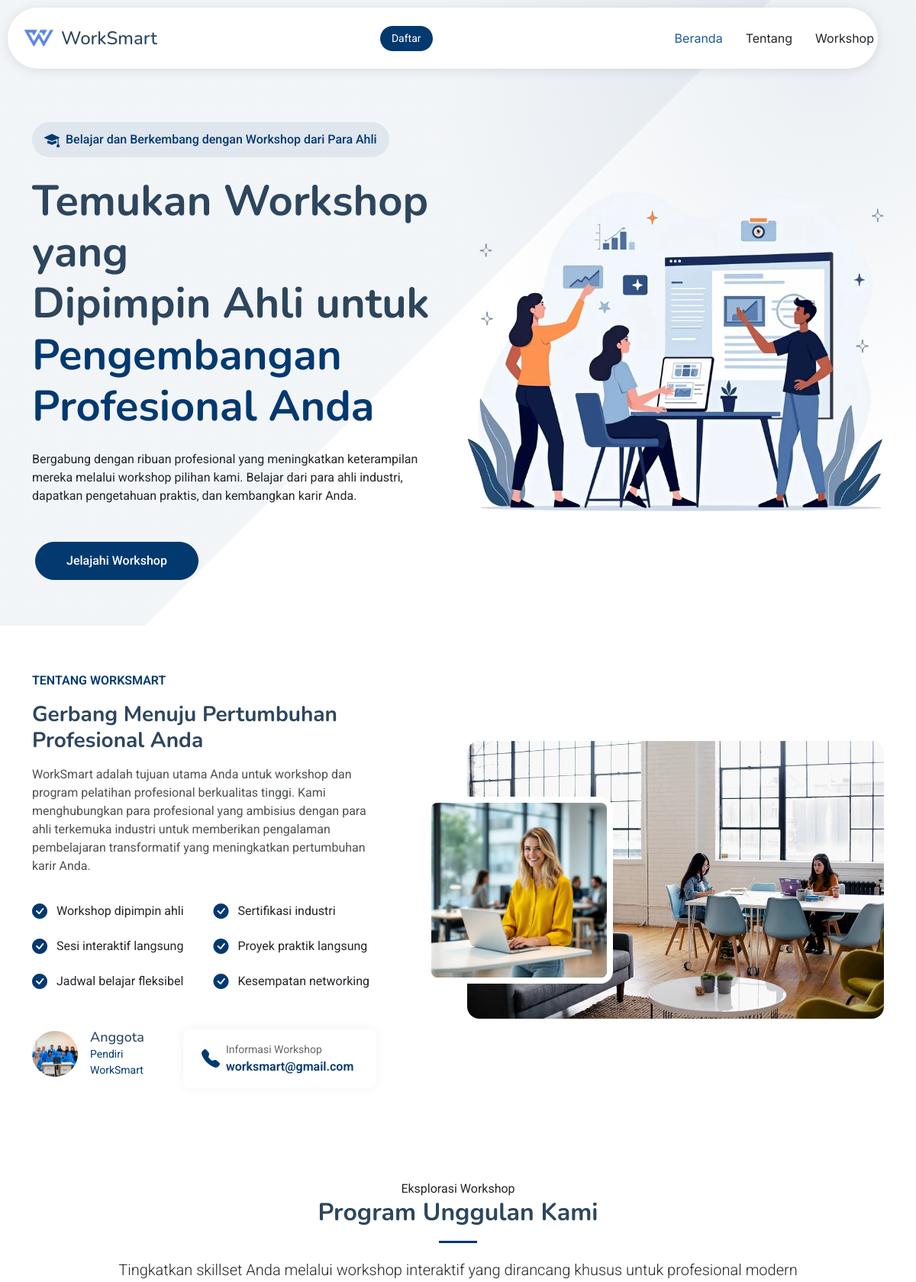
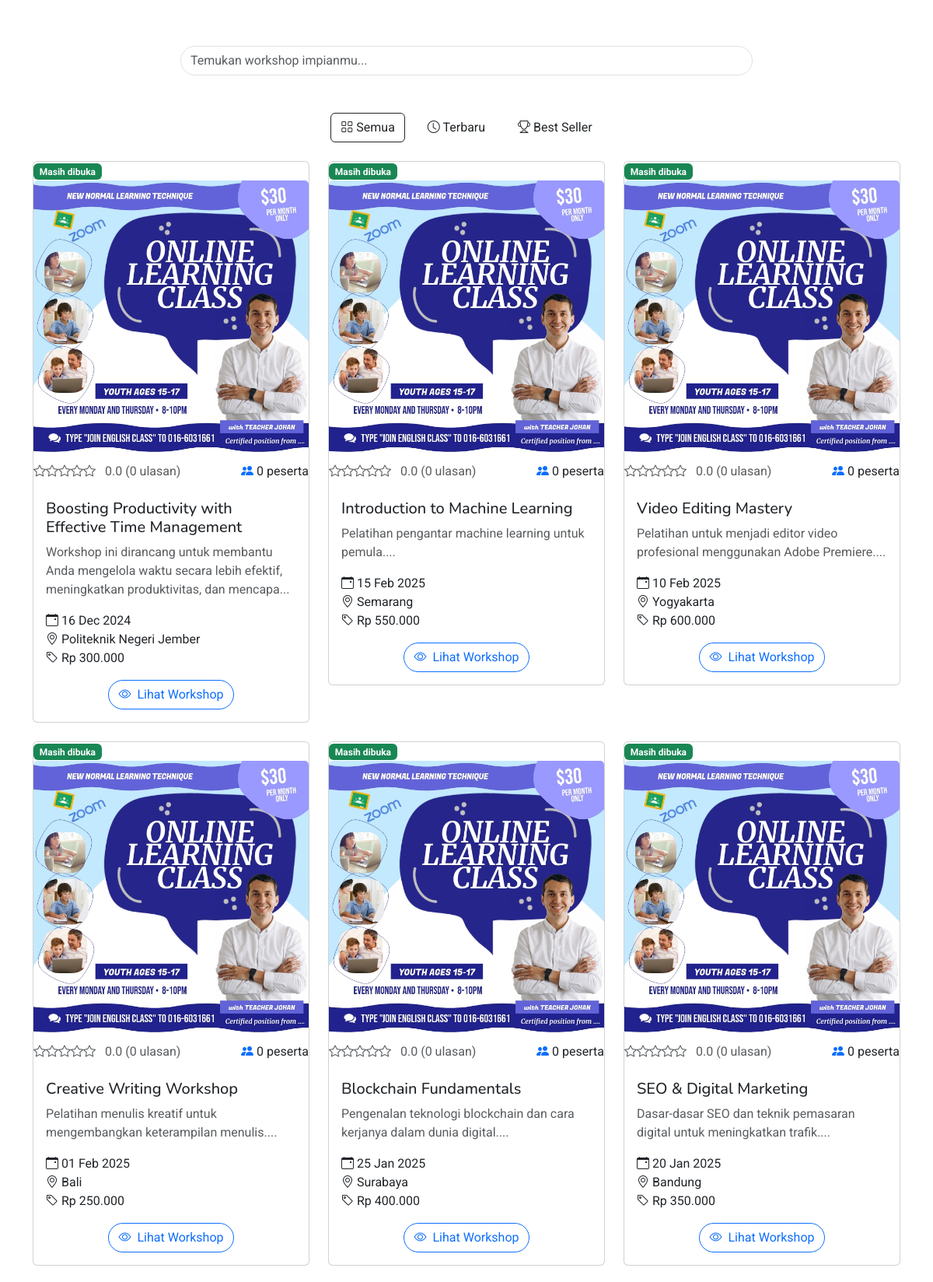
Page /pages/home.php (upper part) on the committed database (2 pictures, top to bottom).
### tables this page shows
CREATE TABLE `workshops` (
  `workshop_id` int(11) NOT NULL,
  `mitra_id` int(11) NOT NULL,
  `title` varchar(255) NOT NULL,
  `description` text DEFAULT NULL,
  `banner` varchar(100) NOT NULL,
  `training_overview` text NOT NULL,
  `trained_competencies` text NOT NULL,
  `training_session` text NOT NULL,
  `requirements` text NOT NULL,
  `benefits` text NOT NULL,
  `price` decimal(10,2) NOT NULL,
  `location` varchar(255) DEFAULT NULL,
  `start_date` datetime NOT NULL,
  `end_date` datetime DEFAULT NULL,
  `status` enum('active','inactive','cancelled') NOT NULL DEFAULT 'active',
  `created_at` timestamp NOT NULL DEFAULT current_timestamp(),
  `updated_at` timestamp NOT NULL DEFAULT current_timestamp() ON UPDATE current_timestamp()
);

### controllers/function.php (called while the page is built, shortened)
<?php
function getWorkshopsWithMitra() {
    require '../databases/database.php';
    $query = "
        SELECT
            w.workshop_id,
            w.title,
            w.description,
            w.banner,
            w.price,
            w.location,
            w.start_date,
            w.end_date,
            w.status,
            w.training_overview,
            w.trained_competencies,
            w.training_session,
            w.requirements,
            w.benefits,
            m.user_id AS mitra_id,
            m.first_name AS mitra_first_name,
            m.last_name AS mitra_last_name,
            m.email AS mitra_email,
            m.phone AS mitra_phone,
            DATEDIFF(w.end_date, w.start_date) + 1 AS duration_days,
            AVG(f.rating) as average_rating,
            COUNT(DISTINCT f.feedback_id) as total_reviews,
            COUNT(DISTINCT r.registration_id) as total_participants,
            GROUP_CONCAT(DISTINCT CONCAT(u.first_name, ' ', u.last_name)) as reviewer_names,
            GROUP_CONCAT(DISTINCT f.comment) as review_comments
        FROM workshops w
        LEFT JOIN users m ON w.mitra_id = m.user_id
        LEFT JOIN feedback f ON w.workshop_id = f.workshop_id
        LEFT JOIN users u ON f.user_id = u.user_id
        LEFT JOIN registrations r ON w.workshop_id = r.workshop_id
        WHERE m.role = 'mitra' AND w.status = 'active'
        GROUP BY w.workshop_id
        ORDER BY w.created_at DESC
    ";
    $result = mysqli_query($conn, $query);
    if ($result) {
        $workshops = mysqli_fetch_all($result, MYSQLI_ASSOC);
        return $workshops;
    } else {
        return "Error fetching workshops: " . mysqli_error($conn);
    }
}
function checkUserSession() {
    if(!isset($_SESSION['user_id'])) {
        return false;
    }
    return true;
}
?>

### pages/home.php (the view, shortened to what this page needs)
<?php
require_once '../controllers/function.php';
$workshops = getWorkshopsWithMitra();
$isLogin = checkUserSession();
?>
<!DOCTYPE html>
<html lang="en">
<head>
  <link href="landingpage/assets/vendor/bootstrap/css/bootstrap.min.css" rel="stylesheet">
  <link href="landingpage/assets/vendor/bootstrap-icons/bootstrap-icons.css" rel="stylesheet">
  <link href="landingpage/assets/vendor/aos/aos.css" rel="stylesheet">
  <link href="landingpage/assets/vendor/glightbox/css/glightbox.min.css" rel="stylesheet">
  <link href="landingpage/assets/vendor/swiper/swiper-bundle.min.css" rel="stylesheet">
  <link href="landingpage/assets/css/main.css" rel="stylesheet">
</head>
<body class="index-page">
  <header id="header" class="header d-flex align-items-center fixed-top">
    <div class="header-container container-fluid container-xl position-relative d-flex align-items-center justify-content-between">
      <a href="#" class="logo d-flex align-items-center me-auto me-xl-0">
        <img src="assets/img/logo-worksmart.png" alt="">
        <h1 class="sitename">WorkSmart</h1>
      </a>
      <nav id="navmenu" class="navmenu">
        <ul>
          <li><a href="#hero" class="active">Beranda</a></li>
          <li><a href="#about">Tentang</a></li>
          <li><a href="#workshops">Workshop</a></li>
        </ul>
      </nav>
      <?php if ($isLogin) { ?>
        <a class="btn-getstarted" href="dashboard.php">Dashboard</a>
      <?php } else { ?>
            <a class="btn-getstarted" href="index.php">Daftar</a>
      <?php } ?>
    </div>
  </header>
  <main class="main">
    <section id="hero" class="hero section">
      <div class="container" data-aos="fade-up" data-aos-delay="100">
        <div class="row align-items-center">
          <div class="col-lg-6">
            <div class="hero-content" data-aos="fade-up" data-aos-delay="200">
              <div class="company-badge mb-4">
                <i class="bi bi-mortarboard-fill me-2"></i>
                Belajar dan Berkembang dengan Workshop dari Para Ahli
              </div>
              <h1 class="mb-4">
                Temukan Workshop yang <br>
                Dipimpin Ahli untuk <br>
                <span class="accent-text">Pengembangan Profesional Anda</span>
              </h1>
              <p class="mb-4 mb-md-5">
                Bergabung dengan ribuan profesional yang meningkatkan keterampilan mereka melalui workshop pilihan kami.
                Belajar dari para ahli industri, dapatkan pengetahuan praktis, dan kembangkan karir Anda.
              </p>
              <div class="hero-buttons">
                <a href="#workshops" class="btn btn-primary me-0 me-sm-2 mx-1">Jelajahi Workshop</a>
              </div>
            </div>
          </div>
          <div class="col-lg-6">
            <div class="hero-image" data-aos="zoom-out" data-aos-delay="300">
              <img src="landingpage/assets/img/illustration-1.webp" alt="Ilustrasi Workshop Online" class="img-fluid">
      </div>
    </section>
    <section id="about" class="about section">
      <div class="container" data-aos="fade-up" data-aos-delay="100">
        <div class="row gy-4 align-items-center justify-content-between">
          <div class="col-xl-5" data-aos="fade-up" data-aos-delay="200">
            <span class="about-meta">TENTANG WORKSMART</span>
            <h2 class="about-title">Gerbang Menuju Pertumbuhan Profesional Anda</h2>
            <p class="about-description">WorkSmart adalah tujuan utama Anda untuk workshop dan program pelatihan profesional berkualitas tinggi. Kami menghubungkan para profesional yang ambisius dengan para ahli terkemuka industri untuk memberikan pengalaman pembelajaran transformatif yang meningkatkan pertumbuhan karir Anda.</p>
            <div class="row feature-list-wrapper">
              <div class="col-md-6">
                <ul class="feature-list">
                  <li><i class="bi bi-check-circle-fill"></i> Workshop dipimpin ahli</li>
                  <li><i class="bi bi-check-circle-fill"></i> Sesi interaktif langsung</li>
                  <li><i class="bi bi-check-circle-fill"></i> Jadwal belajar fleksibel</li>
                </ul>
              </div>
              <div class="col-md-6">
                <ul class="feature-list">
                  <li><i class="bi bi-check-circle-fill"></i> Sertifikasi industri</li>
                  <li><i class="bi bi-check-circle-fill"></i> Proyek praktik langsung</li>
                  <li><i class="bi bi-check-circle-fill"></i> Kesempatan networking</li>
                </ul>
              </div>
            </div>
            <div class="info-wrapper">
              <div class="row gy-4">
                <div class="col-lg-5">
                  <div class="profile d-flex align-items-center gap-3">
                    <img src="landingpage/assets/img/team1.jpg" alt="Profil CEO" class="profile-image">
                    <div>
                      <h4 class="profile-name">Anggota</h4>
                      <p class="profile-position">Pendiri WorkSmart</p>
                    </div>
                  </div>
                </div>
                <div class="col-lg-7">
                  <div class="contact-info d-flex align-items-center gap-2">
                    <i class="bi bi-telephone-fill"></i>
                    <div>
                      <p class="contact-label">Informasi Workshop</p>
                      <p class="contact-number">
                        <a href="mailto:worksmart@gmail.com">worksmart@gmail.com</a>
                    </p>
                    </div>
                  </div>
                </div>
              </div>
            </div>
          </div>
          <div class="col-xl-6" data-aos="fade-up" data-aos-delay="300">
            <div class="image-wrapper">
              <div class="images position-relative" data-aos="zoom-out" data-aos-delay="400">
                <img src="landingpage/assets/img/about-5.webp" alt="Pelatihan Workshop" class="img-fluid main-image rounded-4">
                <img src="landingpage/assets/img/about-2.webp" alt="Diskusi Grup" class="img-fluid small-image rounded-4">
              </div>
            </div>
          </div>
        </div>
      </div>
    </section>
    <section id="workshops" class="workshops section">
      <div class="container section-title text-center" data-aos="fade-up">
        <span class="subtitle">Eksplorasi Workshop</span>
        <h2>Program Unggulan Kami</h2>
        <p class="lead">Tingkatkan skillset Anda melalui workshop interaktif yang dirancang khusus untuk profesional modern</p>
      </div>
      <div class="container mb-5">
        <div class="row justify-content-center">
          <div class="col-lg-8">
            <div class="search-wrapper glass-effect" data-aos="zoom-in">
              <div class="input-group">
              <input
                type="text"
                class="form-control search-input rounded-pill"
                placeholder="Temukan workshop impianmu..."
                id="workshopSearch"
                autocomplete="off"
               />
              </div>
            </div>
          </div>
        </div>
      </div>
      <div class="container">
        <div class="row mb-4">
          <div class="col-12">
            <div class="filter-buttons d-flex gap-3 flex-wrap justify-content-center" data-aos="fade-up">
              <button class="btn btn-pill active">
                <i class="bi bi-grid"></i> Semua
              </button>
              <button class="btn btn-pill">
                <i class="bi bi-clock"></i> Terbaru
              </button>
              <button class="btn btn-pill">
                <i class="bi bi-trophy"></i> Best Seller
              </button>
            </div>
          </div>
        </div>
        <div class="row gy-4">
          <?php foreach ($workshops as $workshop): ?>
            <div class="col-lg-4 col-md-6" data-aos="fade-up" data-aos-delay="100">
              <div class="card workshop-card hover-effect">
                  <div class="card-badge">
                      <span class="badge <?= $workshop['status'] === 'active' ? 'bg-success' : 'bg-danger' ?>">
                          <?= $workshop['status'] === 'active' ? 'Masih dibuka' : 'Ditutup' ?>
                      </span>
                  </div>
                  <div class="card-image-wrapper">
                      <img src="assets/img/workshops/<?= htmlspecialchars($workshop['banner']) ?>" class="card-img-top" alt="<?= htmlspecialchars($workshop['title']) ?>">
                  </div>
                    <div class="rating-wrapper mt-2 mb-2 d-flex align-items-center justify-content-between">
                        <div class="rating-stars">
                            <?php
                            $rating = round($workshop['average_rating']);
                            for ($i = 1; $i <= 5; $i++) {
                                if ($i <= $rating) {
                                    echo '<i class="bi bi-star-fill text-warning"></i>';
                                } else {
                                    echo '<i class="bi bi-star text-muted"></i>';
                                }
                            }
                            ?>
                            <span class="ms-2 text-muted">
                                <?= number_format($workshop['average_rating'], 1) ?>
                                (<?= $workshop['total_reviews'] ?> ulasan)
                            </span>
                        </div>
                        <span class="participants-count">
                            <i class="bi bi-people-fill text-primary"></i>
                            <?= $workshop['total_participants'] ?> peserta
                        </span>
                    </div>
                  <div class="card-body">
                      <h3 class="card-title h5"><?= htmlspecialchars($workshop['title']) ?></h3>
                      <p class="card-text text-muted"><?= htmlspecialchars(substr($workshop['description'], 0, 120)) ?>...</p>
                      <div class="workshop-info">
                          <div class="info-item">
                              <i class="bi bi-calendar-event"></i>
                              <span><?= date('d M Y', strtotime($workshop['start_date'])) ?></span>
                          </div>
                          <div class="info-item">
                              <i class="bi bi-geo-alt"></i>
                              <span><?= $workshop['location'] ?></span>
                          </div>
                          <div class="info-item">
                              <i class="bi bi-tag"></i>
                              <span>Rp <?= number_format($workshop['price'], 0, ',', '.') ?></span>
                          </div>
                      </div>
                      <div class="action-buttons mt-3 text-center">
                          <button class="btn btn-outline-primary rounded-pill animate-pulse" data-bs-toggle="modal" data-bs-target="#workshopModal<?= $workshop['workshop_id'] ?>" onmouseover="this.classList.add('btn-glow')" onmouseout="this.classList.remove('btn-glow')">
                              <i class="bi bi-eye me-2"></i>Lihat Workshop
                          </button>
                      </div>
                  </div>
              </div>
          </div>
          <?php endforeach; ?>
          </div>
      </div>
    </section>
  </main>
</body>
</html>

### rows in the picture
workshops: status "Masih dibuka", banner (picture), average_rating "0.0", total_reviews "0", total_participants "0", title "Boosting Productivity with Effective Time Management", description "Workshop ini dirancang untuk membantu Anda mengelola waktu secara lebih efektif, meningkatkan produktivitas, dan mencapa", start_date "16 Dec 2024", location "Politeknik Negeri Jember", price "300.000"
workshops: status "Masih dibuka", banner (picture), average_rating "0.0", total_reviews "0", total_participants "0", title "Introduction to Machine Learning", description "Pelatihan pengantar machine learning untuk pemula.", start_date "15 Feb 2025", location "Semarang", price "550.000"
workshops: status "Masih dibuka", banner (picture), average_rating "0.0", total_reviews "0", total_participants "0", title "Video Editing Mastery", description "Pelatihan untuk menjadi editor video profesional menggunakan Adobe Premiere.", start_date "10 Feb 2025", location "Yogyakarta", price "600.000"
workshops: status "Masih dibuka", banner (picture), average_rating "0.0", total_reviews "0", total_participants "0", title "Creative Writing Workshop", description "Pelatihan menulis kreatif untuk mengembangkan keterampilan menulis.", start_date "01 Feb 2025", location "Bali", price "250.000"
workshops: status "Masih dibuka", banner (picture), average_rating "0.0", total_reviews "0", total_participants "0", title "Blockchain Fundamentals", description "Pengenalan teknologi blockchain dan cara kerjanya dalam dunia digital.", start_date "25 Jan 2025", location "Surabaya", price "400.000"
workshops: status "Masih dibuka", banner (picture), average_rating "0.0", total_reviews "0", total_participants "0", title "SEO & Digital Marketing", description "Dasar-dasar SEO dan teknik pemasaran digital untuk meningkatkan trafik.", start_date "20 Jan 2025", location "Bandung", price "350.000"
